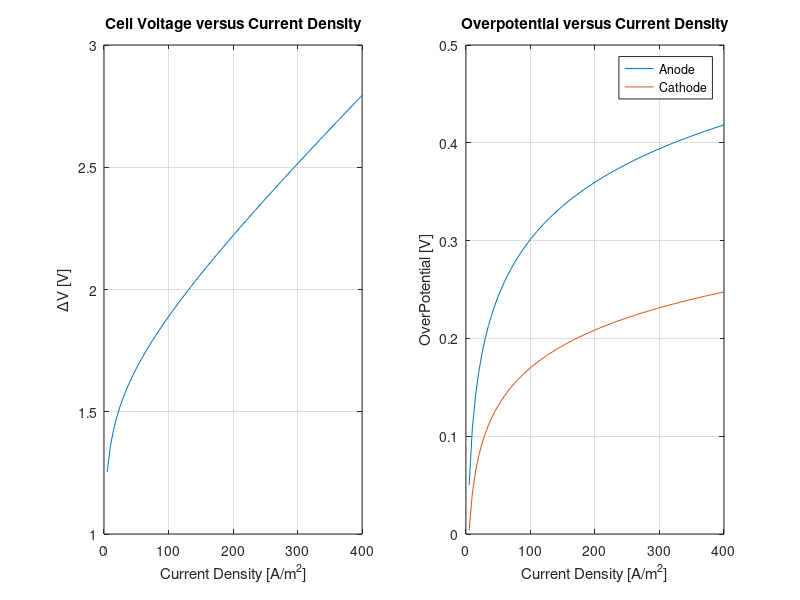
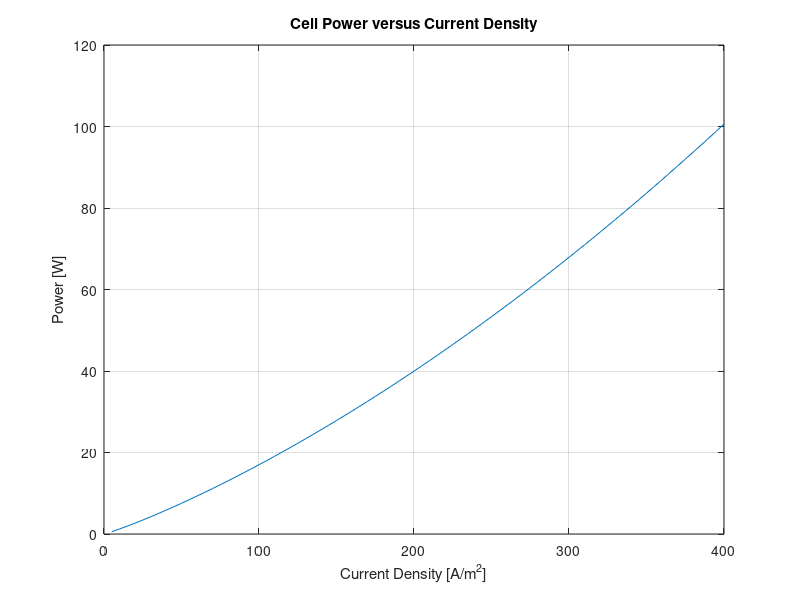
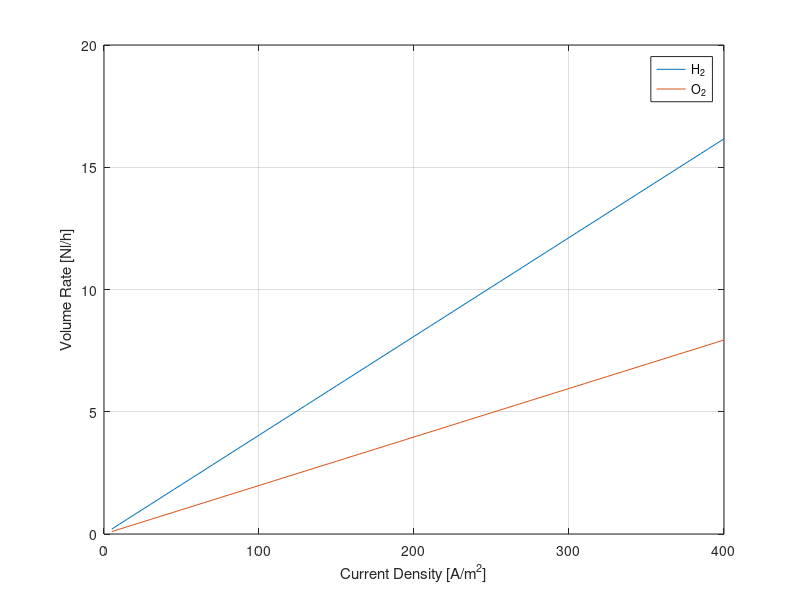

These charts were generated, in order, by the following MATLAB code: (Note: this script raises an error after producing the figures.)
clear, clc, close
% -----------------------------------------------------------
% Electrolyzer Performance Analysis
% Authors:
% Jalal Heidari – 10946612
% Maryam Pasandidehnia – 10951180
% MohammadSina GhanbariPakdehi – 10952079
% Seyedmehdi Khalkhali – 10959631
% -----------------------------------------------------------
%% Data
% Reactions and Electrodes
del_E_std = 1.23;                   % [V]
P_bar = 5;                          % [bar] - Operating pressure
P = P_bar/1.0125;                   % [atm] 
P_mmHg = P*760;                     % [mmHg] 
T_rel = 80;                         % [Celsius] - Operating temperature
T_abs = T_rel+273.15;               % [K] 
F = 96500;                          % [C/eq] - Faraday constant
ne = 2;                             % [-] Exchanged Electron
nu = [-1, -0.5, 1];                 % Stochiometric Coefficient [H2 O2 H2O]
ba = 0.083;                         % [V/dec] - Anodic Tafel slope
bc = 0.055;                         % [V/dec] - Cathodic Tafel slope
%%%%%%%%%%%%%%%%%%%%%%%%%%%%% CHANGE THESE VALUES %%%%%%%%%%%%%%%%%%%%%%%%%%

i0a = 2.778;                        % [A/m2] - Anodic exchange current density - Acta 3030
% i0a = 0.134535;                   % [A/m2] - Anodic exchange current density - Practical
i0c = 4.769;                        % [A/m2] - Cathodic exchange current density - Acta 4030
% i0c = 0.740568;                   % [A/m2] - Cathodic exchange current density - Practical

%%%%%%%%%%%%%%%%%%%%%%%%%%%%% CHANGE THESE VALUES %%%%%%%%%%%%%%%%%%%%%%%%%%

i_lim = 400;                        % [A/m2] - Limit current density
% Cell Size and Membrane
W = 0.3;                            % [m] - Electrodes width
H = 0.3;                            % [m] - Electrodes height
d = 5e-4;                           % [m] - Membrane thickness
S = H*W;                            % [m2] - Electrode Area
wg = 3.5e-3;                        % [m] - Cell thickness
VC = wg*S;                          % [m3] - Cell volume
sigma = 15.1;                       % [S/m] - Membrane conductivity
% Electrolyte Properties and Calculations
CKOH = 30;                          % [%] - KOH content
m = (CKOH*(183.1221-0.56845*T_abs+984.5679*exp(CKOH/115.96277)))/5610.5; % [M] - KOH molarity
sigma_KOH = -2.04*m-0.0028*(m^2)+0.005332*m*T_abs+207.2*(m/T_abs)+0.001043*(m^3) ... 
    -0.0000003*(m^2)*(T_abs^2);     % [S/m] - Electrolyte conductivity
R_bubble_free = (1/sigma_KOH)*((wg-d)/S);       % [ohm] - Bubble-free electrolyte resistance
P0_H2O = exp(37.047 - (6275.7 / T_abs) - (3.4159 * log(T_abs)));    % [atm] - Equilibrium water pressure
P_H2O = exp(0.016214 - 0.13802 * m + 0.1933 * sqrt(m) + 1.0239 * log(P0_H2O)); % [atm] - Partial pressure of water vapor

%% Calaculations
i_vector = 5:5:400;            % [A/m2] - Current density vector
delE_Nernst = del_E_std-((8.314*T_abs)/(2*F)*log(((P - P_H2O)^1.5) / (P_H2O / P0_H2O)));    % [V] - Nernst Potential
% Preallocation for calculation variables
theta = ones(1,length(i));      % [%] - Bubble Coverage
eta_a = ones(1,length(i));      % [V] - OverPotential Anode
eta_c = ones(1,length(i));      % [V] - OverPotential Cathode
R_bubble_layer = ones(1,length(i)); % [ohm] - Bubble layer electrolyte resistance
sigma_el = ones(1,length(i));   % [S/m] - Electrode conductivity
delV = ones(1,length(i));       % [V] Cell Potential
Power = ones(1,length(i));      % [Watt] Cell Power
V_H2 = ones(1,length(i));       % [Nl/h] Produced H2 
V_O2 = ones(1,length(i));       % [Nl/h] Produced O2 
V_H2O = ones(1,length(i));      % [Nl/h] Required H2O

% Main Loop
for i=1:length(i_vector)
    theta(i) = (-97.25 + 182 * (T_abs / 298) - 84 * (T_abs / 298)^2) ...
               * (i_vector(i) / 300000)^0.3 * (P / (P - P_H2O));
    eta_a(i) = ba*log(i_vector(i)/i0a)-ba*log(1-theta(i));
    eta_c(i) = bc*log(i_vector(i)/i0c)-bc*log(1-theta(i));
    R_bubble_layer(i) = R_bubble_free * ((1 / ((1 - 0.6666 * theta(i)) ^ 1.5)) - 1);
    sigma_el(i) = (wg-d)/((R_bubble_free+R_bubble_layer(i))*S);
    delV(i) = delE_Nernst+eta_a(i)+eta_c(i)+((wg-d)/sigma_el(i))*i_vector(i)+(d/sigma)*i_vector(i);
    Power(i) = delV(i)*S*i_vector(i);
    V_H2(i) = (((i_vector(i)*S)*0.00201588)/(2*F*0.08375))*3600*1000;
    V_O2(i) = (((i_vector(i)*S)*0.0319988)/(4*F*1.354))*3600*1000;
    V_H2O(i) = (((i_vector(i)*S)*0.01801528)/(2*F*997))*3600*1000;
end

%% Graphics
figure(1)
subplot(1,2,1)
plot(i_vector,delV)
xlabel('Current Density [A/m^{2}]'); ylabel('\DeltaV [V]'); title('Cell Voltage versus Current Density') ; grid on

subplot(1,2,2)
plot(i_vector,eta_a)
hold on 
plot(i_vector,eta_c)
xlabel('Current Density [A/m^{2}]'); ylabel('OverPotential [V]'); title('Overpotential versus Current Density') ; grid on
legend('Anode','Cathode')

figure(2)
plot(i_vector,Power)
xlabel('Current Density [A/m^{2}]'); ylabel('Power [W]'); title('Cell Power versus Current Density') ;grid on

figure(3)
plot(i_vector,V_H2)
hold on
plot(i_vector,V_O2)
xlabel('Current Density [A/m^{2}]'); ylabel('Volume Rate [Nl/h]'); grid on
legend('H_{2}','O_{2}')

%% Post Processing
%               Scenario 1 Scenario 2 Scenario 3
Total_gas_flow = [1.54733E-05 1.71033E-05 2.3136E-05];          % [kmol/s]
H2_CO_rate = [0.745543068 0.77100698 1.643711836];              % [-]
H2_rate = [4.05189E-06 3.85476E-06 5.85926E-06];                % [kmol/s]
CO_rate = [5.43482E-06 4.99964E-06 3.56465E-06];                % [kmol/s]
H2_CO_rate_req = 2.1;                                           % [-]
H2_rate_req = CO_rate* H2_CO_rate_req;                          % [kmol/s]
H2_rate_req_el = (H2_rate_req -H2_rate)*3600;                   % [kmol/h]
H2_single_cell_molar = V_H2(end)*((1*T_abs)/(P*298))*(P/(0.0821*T_abs))/1000;                  % [kmol/h]

N_cells = ceil(H2_rate_req_el/H2_single_cell_molar)';            % [-]
Power_cells = (N_cells*Power(end)/1000);                         % [kW]               
Flux_of_req_H2O = (V_H2O(end)*N_cells);                          % [L/h]

%% Output
Scenario = [1 2 3]';
output = table(Scenario, N_cells, Power_cells, Flux_of_req_H2O);
disp(output)